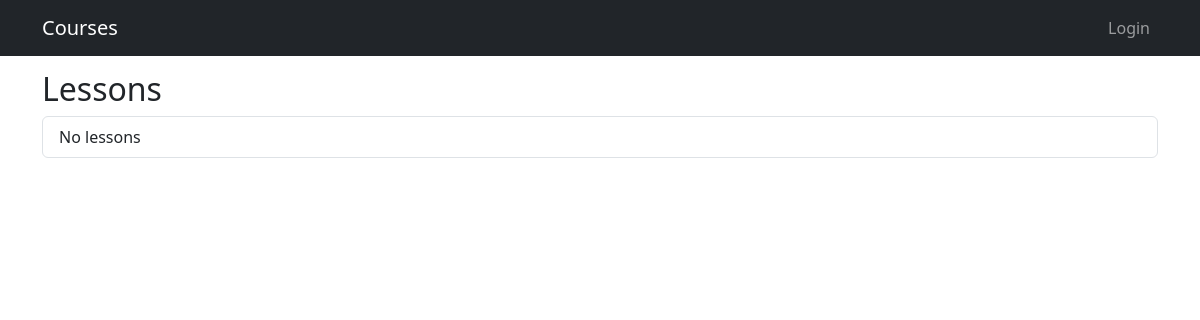
/lesson/, run on an earlier commit of the app's database.
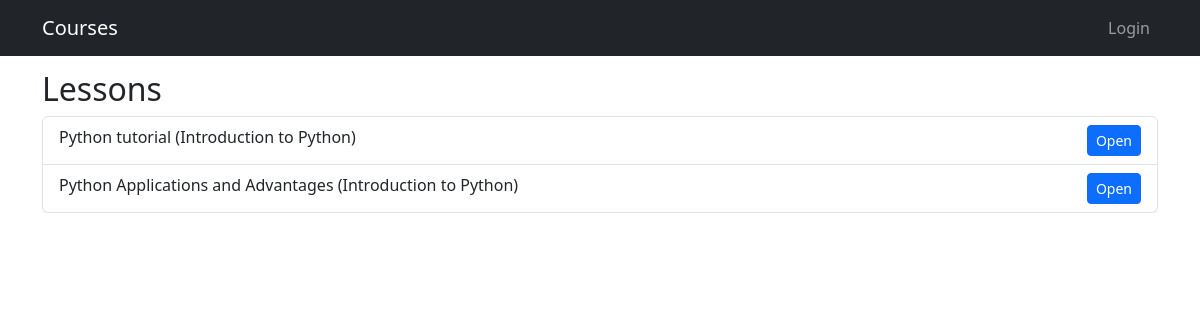
And on a later commit of the database.
### classes/models.py (models this page shows, shortened)
class Lesson(models.Model):
    module = models.ForeignKey(Module, related_name='lessons', on_delete=models.CASCADE)
    title = models.CharField(max_length=200)
    content = models.TextField()

class Module(models.Model):
    course = models.ForeignKey(Course, related_name='modules', on_delete=models.CASCADE)
    title = models.CharField(max_length=200)
    description = models.TextField()

### classes/views.py (the view)
# urls.py: path('lesson/', views.lesson_list, name='lesson_list'),
def lesson_list(request):
    lessons = Lesson.objects.all()
    return render(request, 'courses/lists/lesson_list.html', {'lessons': lessons})

### classes/templates/courses/lists/lesson_list.html (shortened to what this page needs)
{% extends "base.html" %}
{% block content %}
<h2>Lessons</h2>
<ul class="list-group">
    {% for lesson in lessons %}
        <li class="list-group-item d-flex justify-content-between">
            {{ lesson.title }} ({{ lesson.module.title }})
            <a href="{% url 'lesson_detail' lesson.id %}" class="btn btn-sm btn-primary">
                Open
            </a>
        </li>
    {% empty %}
        <li class="list-group-item">No lessons</li>
    {% endfor %}
</ul>
{% endblock %}

What changed in the data, as far as the page shows it:
added Lesson: title "Python tutorial", module "Introduction to Python"
added Lesson: title "Python Applications and Advantages", module "Introduction to Python"
Also different on the page:
text no longer shown: "No lessons"
